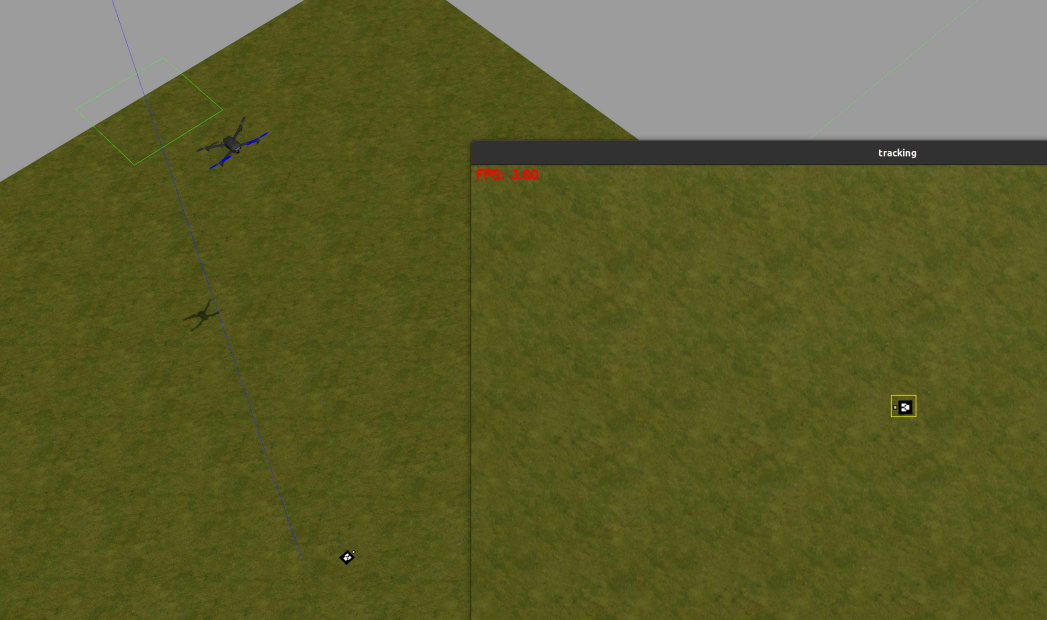
#> input picture pictures/uav_kcf_track.jpg, 3140 x 1860 px (shown at 1/3 size)
$ python -i detect_car.py   (imports and definitions only)   (older library calls are emulated)
#> lines starting #> are read from the running program, lines starting #| are printed output that depends on the picture; after the words box and inside, x2 and y2 are one past the last pixel; in counts of white or black regions, pixels touching at a corner belong together
#> further down, picture is the input picture: shape (1860, 3140, 3); mean B, G, R 47.8, 95.7, 94.7
#!/usr/bin/env python
# -*- encoding: utf-8 -*-
'''
Author: LI Jinjie
File: detect_car.py.py
Date: 2021/7/17 11:01
LastEditors: LI Jinjie
LastEditTime: 2021/7/17 11:01
Description: file content
'''

# coding=utf-8
import cv2
import numpy as np


class CarDetector:
    def __init__(self, lightness_thr=200, lower_bound=1.0, upper_bound=2.6, area_thr=0.0064):
        # TODO: 修改判断条件

        self.box_pre = None
        self.area_pre = None
        self.img_w = None
        self.img_h = None

        assert 0 <= lightness_thr <= 255
        self.LIGHTNESS_THR = lightness_thr
        self.LOWER_BOUND = lower_bound
        self.UPPER_BOUND = upper_bound
        self.AREA_THR = area_thr

    def detect_car(self, img):
        """
        检测车辆
        :param img: 彩色BGR图片
        :return:
        boxes_list: 方框的两个角点坐标
        centers_list: 中心点坐标
        side_lengths_list: 边长
        angles_list: 转角
        """
        (img_h, img_w, _) = img.shape
#> img_h = 1860; img_w = 3140
        self.img_w = img_w
#> self.img_w = 3140
        self.img_h = img_h
#> self.img_h = 1860

        # 1. 预处理
        img_grey = cv2.cvtColor(img, cv2.COLOR_BGR2GRAY)
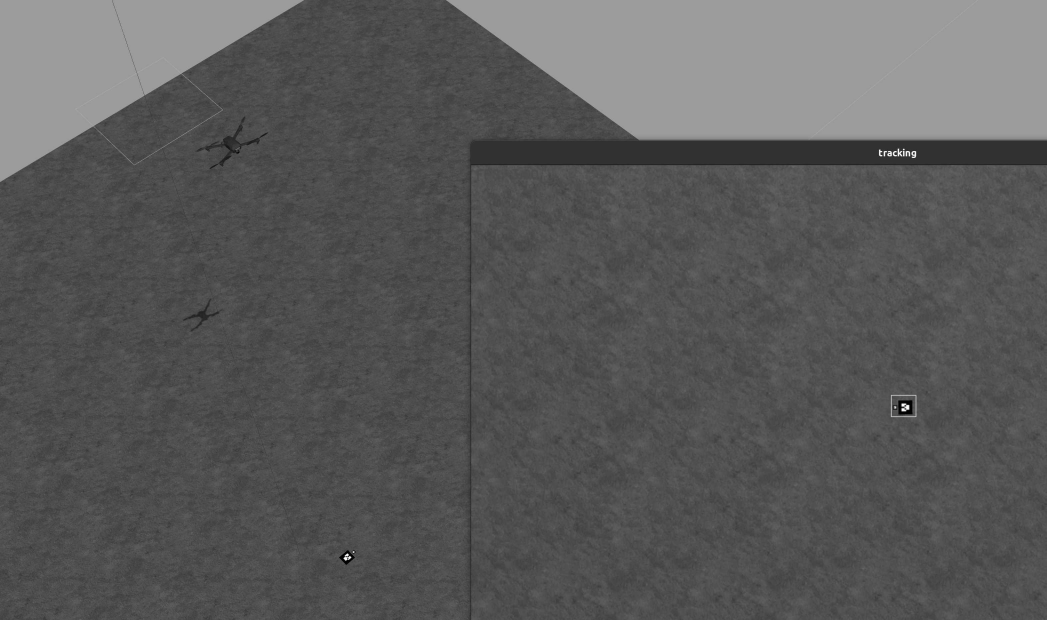
#> img_grey: shape (1860, 3140) (shown at 1/3 size); min 0, max 255, mean 90

        # Otsu's thresholding after Gaussian filtering
        blur = cv2.GaussianBlur(img_grey, (5, 5), 0)

        # 归一化    不能归一化，要考虑没有白车的情况
        # img_blur_int = blur.astype(np.int32)
        # img_blur_norm = ((img_blur_int - np.min(img_blur_int)) * 255 / (
        #         np.max(img_blur_int) - np.min(img_blur_int))).astype(np.uint8)

        # 2. 二值化
        ret, img_bw = cv2.threshold(blur, self.LIGHTNESS_THR, 255, cv2.THRESH_BINARY)
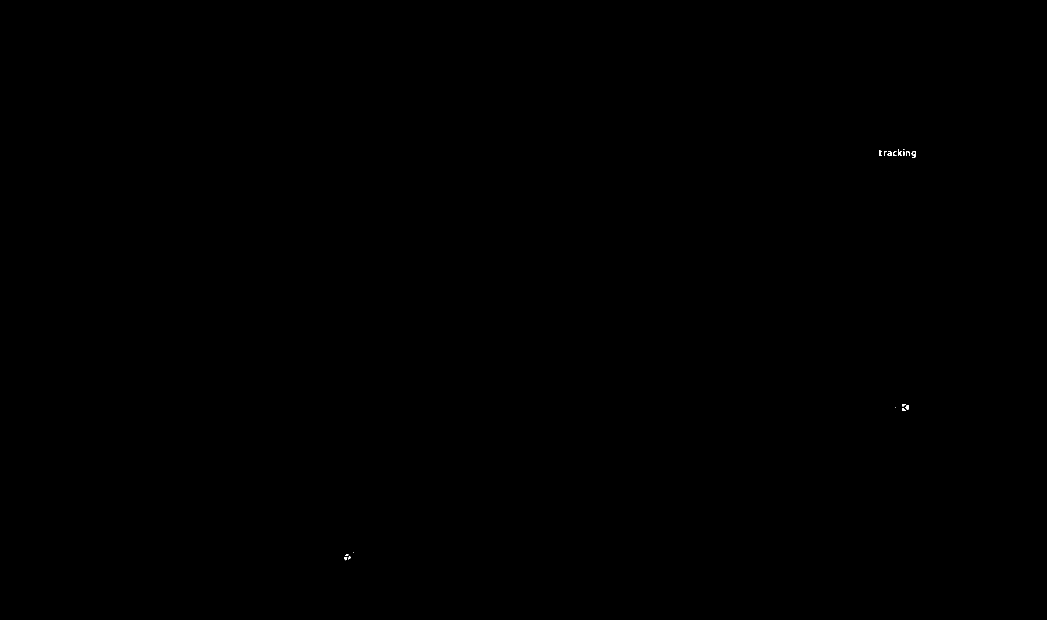
#> img_bw: shape (1860, 3140) (shown at 1/3 size); 0.02% white; 17 white regions (3 under 20 px), largest, box (x1, y1, x2, y2) and area: (2735, 454, 2748, 473) 126, (2694, 447, 2706, 468) 111, (2715, 1216, 2727, 1228) 100
#> ret = 200

        # thresh = otsu(blur)  # 大津阈值效果不好，不稳定。
        # thresh_final = thresh + (255 - thresh) * 0.70
        # ret, img_bw = cv2.threshold(blur, thresh_final, 255, cv2.THRESH_BINARY)

        # 3. 形态学 降噪，联通
        # 形态学 先开运算降噪，再闭运算联通
        kernel = np.ones((6, 6), np.uint8)
        img_mor = cv2.morphologyEx(img_bw, cv2.MORPH_OPEN, kernel)
#> img_mor: shape (1860, 3140); 0% white; 4 white regions, box (x1, y1, x2, y2) and area: (2720, 1217, 2728, 1229) 88, (2707, 1227, 2714, 1234) 47, (2707, 1213, 2713, 1219) 36, (1036, 1674, 1042, 1680) 36

        kernel = np.ones((15, 15), np.uint8)  # need to adjust more carefully
        img_mor = cv2.morphologyEx(img_mor, cv2.MORPH_CLOSE, kernel)
#> img_mor: shape (1860, 3140); 0.01% white; 2 white regions

        # 4. 轮廓检测
        # 选择轮廓，根据矩形进行选择
        img_mor, contours, hierarchy = cv2.findContours(img_mor, cv2.RETR_EXTERNAL, cv2.CHAIN_APPROX_SIMPLE)
#> contours = 2 contours; box (x1, y1, x2, y2) and area: (2707, 1213, 2728, 1234) 268, (1036, 1674, 1042, 1680) 25

        boxes_list = []
        centers_list = []
        side_lengths_list = []
        angles_list = []
        for contour in contours:  # 存在检测
            rect = cv2.minAreaRect(contour)
            # Each rectangle is specified by the center point (mass center),
            # length of each side (represented by Size2f structure) and the rotation angle in degrees.

            center = rect[0]
            side_length = rect[1]
            (w, h) = side_length
            degree = rect[2]

            box = cv2.boxPoints(rect)
            box = np.int0(box)

            ar = w / float(h)
            area = w * h

            area_all_pixel = img_w * img_h
            if (self.LOWER_BOUND <= 1 / ar <= self.UPPER_BOUND or self.LOWER_BOUND <= ar <= self.UPPER_BOUND) \
                    and area / area_all_pixel > self.AREA_THR:
                # save
                boxes_list.append(box)
                centers_list.append(center)
                side_lengths_list.append(side_length)
                angles_list.append(degree)
#> this loop made 2 passes
#> (contour, rect, w, h, degree, box, ar, area) on pass 1: ([[1036, 1674], [1036, 1679], [1041, 1679], [1041, 1674]], ((1038.5, 1676.5), (5, 5), -90), 5, 5, -90, [[1041, 1679], [1036, 1679], [1036, 1674], [1041, 1674]], 1, 25)
#> (rect, w, h, degree, box, ar, area, area_all_pixel) on pass 2: (((2717, 1223), (20, 20), -90), 20, 20, -90, [[2727, 1233], [2707, 1233], [2707, 1213], [2727, 1213]], 1, 400, 5840400)
#> after the loop, angles_list = []; boxes_list = []; centers_list = []; side_lengths_list = []

        # 5. 筛选结果
        if len(centers_list) != 0:  # 有检测结果的情况才执行
            c_w = img_w / 2.
            c_h = img_h / 2.
            # 判断两个矩形有没有交叉
            if self.box_pre is not None:
                overleap_rect = {}  # idx: overleap area
                black = np.zeros(img_grey.shape, dtype=np.uint8)  # 背景
                cv2.drawContours(black, [self.box_pre], 0, 255, thickness=-1)  # 填充，画上一帧的方框
                for idx, box in enumerate(boxes_list):
                    img_tmp = black.copy()
                    cv2.drawContours(img_tmp, [box], 0, 255, thickness=-1)
                    _, contours, _ = cv2.findContours(img_tmp, cv2.RETR_EXTERNAL, cv2.CHAIN_APPROX_SIMPLE)
                    if len(contours) == 1:  # 如果交叉
                        area_now = side_lengths_list[idx][0] * side_lengths_list[idx][1]
                        area_total = cv2.contourArea(contours[0])
                        overleap_rect[idx] = self.area_pre + area_now - area_total  # 保存数据

                # 如果存在交叉的矩形，找到交叉最多的矩形对应的idx
                if len(overleap_rect) > 0:
                    min_idx = min(overleap_rect, key=overleap_rect.get)
                    self.box_pre = boxes_list[min_idx]
                    self.area_pre = side_lengths_list[min_idx][0] * side_lengths_list[min_idx][1]

                    # 判断框是否在边缘
                    if self.whether_at_edges(boxes_list[min_idx]) is True:
                        return_angle = None
                    else:
                        return_angle = self.modify_angle(boxes_list[min_idx], angles_list[min_idx])

                    return boxes_list[min_idx], centers_list[min_idx], side_lengths_list[min_idx], return_angle

            # 如果不满足上述情况，根据检测结果距中心的距离选择一个框
            min_distance = 9999
            min_idx = 0
            for idx, center in enumerate(centers_list):
                distance = np.sqrt((center[0] - c_w) ** 2 + (center[1] - c_h) ** 2)
                if distance < min_distance:
                    min_distance = distance
                    min_idx = idx
            self.box_pre = boxes_list[min_idx]
            self.area_pre = side_lengths_list[min_idx][0] * side_lengths_list[min_idx][1]

            # 判断框是否在边缘
            if self.whether_at_edges(boxes_list[min_idx]) is True:
                return_angle = None
            else:
                return_angle = self.modify_angle(boxes_list[min_idx], angles_list[min_idx])

            return boxes_list[min_idx], centers_list[min_idx], side_lengths_list[min_idx], return_angle
        else:  # 没检测到，全部返回None
            return None, None, None, None

    def modify_angle(self, box, raw_angle):
        # get angle
        delta = [np.sqrt((box[0][0] - box[1][0]) ** 2 + (box[0][1] - box[1][1]) ** 2),
                 np.sqrt((box[0][0] - box[2][0]) ** 2 + (box[0][1] - box[2][1]) ** 2),
                 np.sqrt((box[0][0] - box[3][0]) ** 2 + (box[0][1] - box[3][1]) ** 2)]
        delta_order = np.argsort(delta)
        delta_x = box[0][0] - box[delta_order[1] + 1][0]
        delta_y = box[0][1] - box[delta_order[1] + 1][1]
        if delta_x == 0:
            angle = np.pi / 2
        else:
            angle = np.arctan2(delta_y, delta_x)
        if angle < 0:
            angle = angle + np.pi
        print("Modified angle is: " + str(angle * (180 / np.pi)) + "   Raw angle is: " + str(raw_angle))

        return angle

    def whether_at_edges(self, box):
        for corner in box:
            if corner[0] <= 0 or corner[0] >= self.img_w - 1 or corner[1] <= 0 or corner[1] >= self.img_h - 1:
                return True

        return False

    # [11 lines of commented-out code are left out]

>>> import cv2
>>> picture = cv2.imread('../../../pictures/uav_kcf_track.jpg')
>>> result = CarDetector().detect_car(picture)
